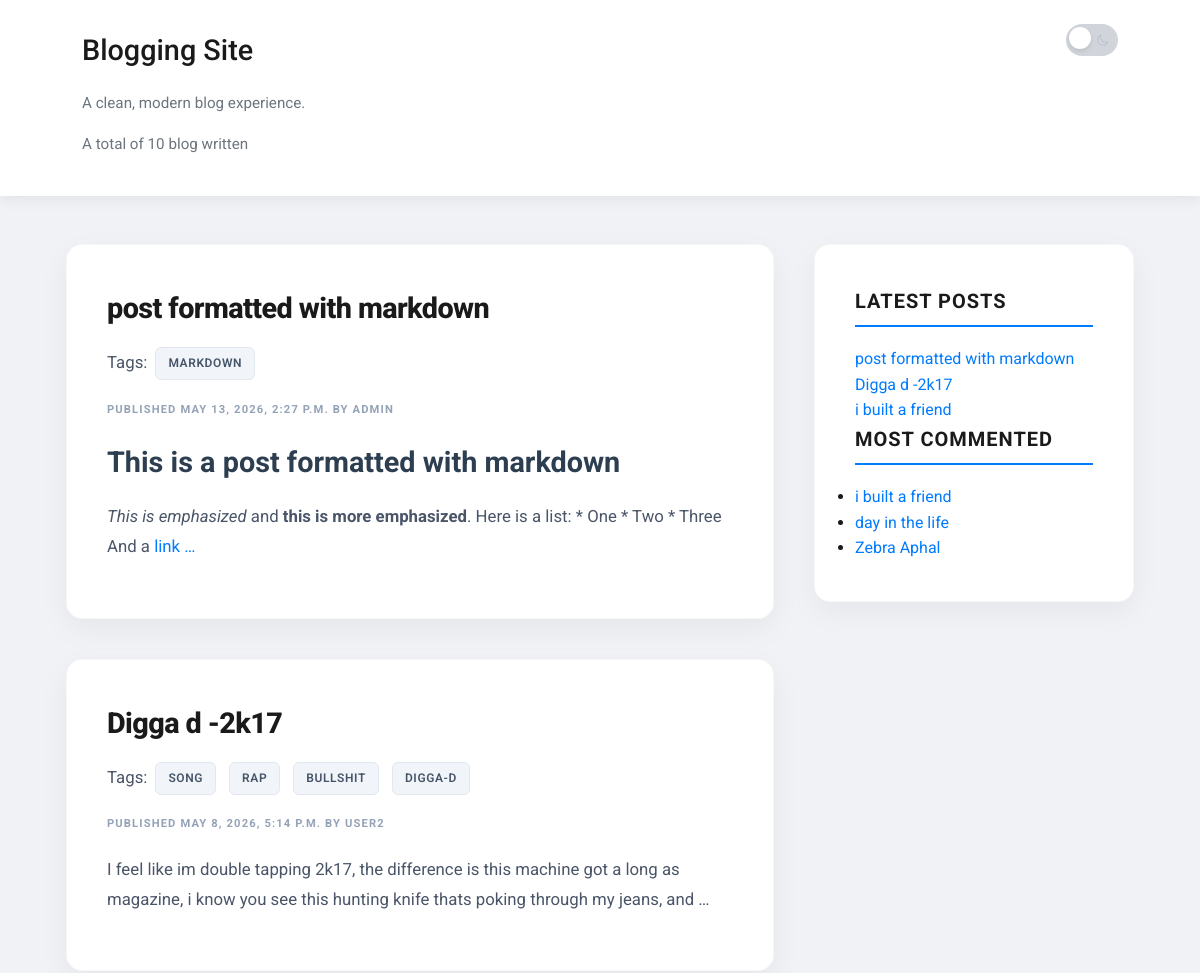
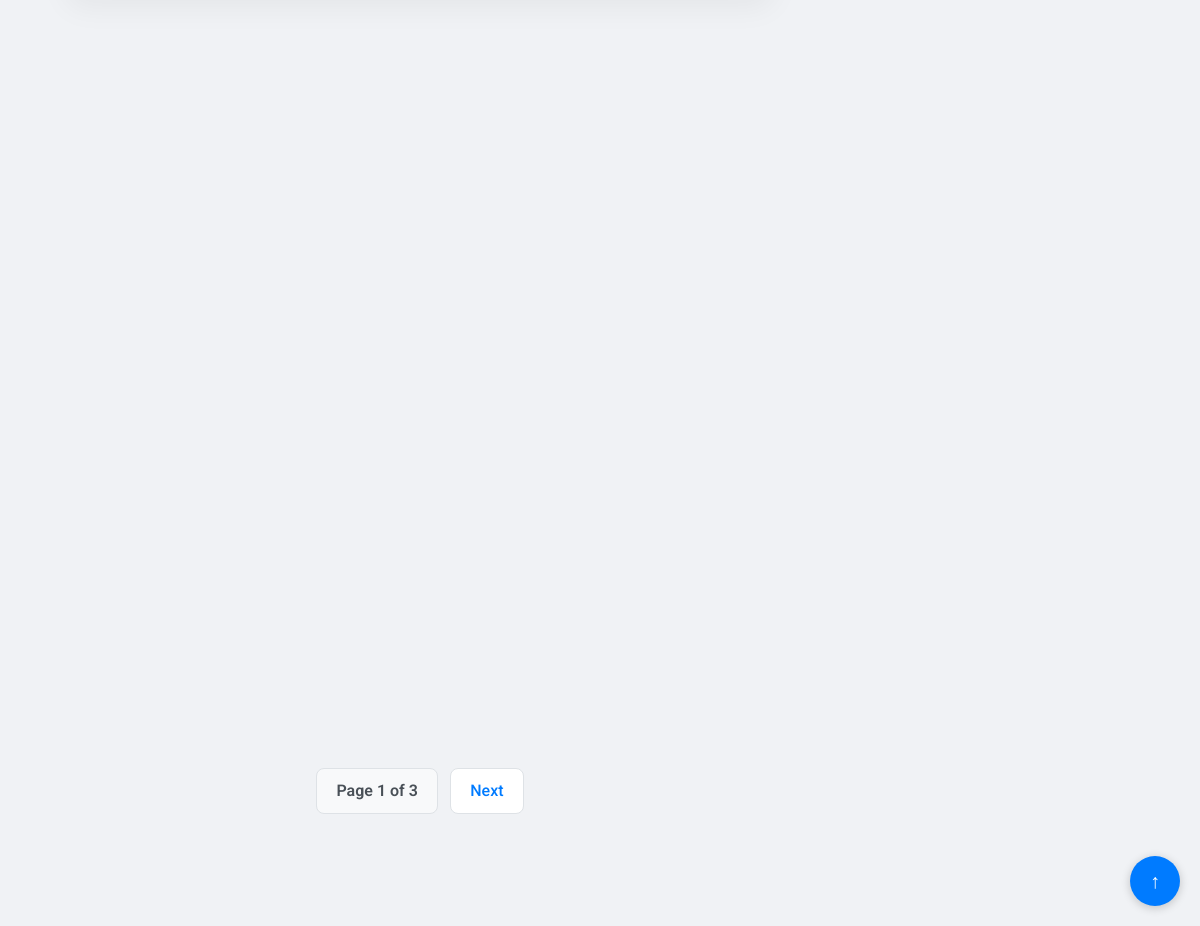
The page / on the database its author committed (2 pictures, top to bottom).
### blog/models.py (models this page shows, shortened)
class Post(models.Model):
    class Status(models.TextChoices):
        DRAFT = "DF", "Draft"
        PUBLISHED = "PB", "Published"
    title = models.CharField(max_length=250)
    slug = models.SlugField(max_length=250,unique_for_date="publish")
    author = models.ForeignKey(settings.AUTH_USER_MODEL,
                               on_delete=models.CASCADE,
                               related_name="blog_post"
                               )
    objects = models.Manager()
    published = PublishedManager()
    body = models.TextField()
    publish = models.DateTimeField(default=timezone.now)
    created = models.DateTimeField(auto_now_add=True)
    updated = models.DateTimeField(auto_now=True)
    tags = TaggableManager()
    status = models.CharField(
        max_length=2,
        choices=Status,
        default=Status.DRAFT
    )
    class Meta:
        ordering = ['-publish']
        indexes = [
            models.Index(fields=['-publish']),
        ]
    def get_absolute_url(self):
        return reverse("blog:post_detail", args=[self.publish.year,
                                                 self.publish.month,
                                                 self.publish.day,
                                                 self.slug])

### blog/views.py (the view)
# urls.py: urlpatterns= [path('',views.PostListView.as_view(),name="post_list"),
class PostListView(ListView):
    queryset = Post.published.all()
    context_object_name = 'posts'
    paginate_by = 4
    template_name = 'blog/post/list.html'
    def get_context_data(self, **kwargs):
        context= super().get_context_data(**kwargs)
        context['tag'] = self.tag
        return context
    def get_queryset(self):
        qs = super().get_queryset()
        tag_slug = self.kwargs.get('tag_slug')
        if tag_slug :
            self.tag = get_object_or_404(Tag,slug=tag_slug)
            return qs.filter(tags__in=[self.tag])
        self.tag=None
        return qs

### blog/models.py (called while the page is built)
    def get_queryset(self):
        return super().get_queryset().filter(status=Post.Status.PUBLISHED)

### blog/templatetags/blog_tags.py (called while the page is built)
@register.simple_tag
def total_post():
    return Post.published.count()

@register.inclusion_tag("blog/post/latest_posts.html")
def show_latest_posts(count=5):
    latest_post = Post.published.order_by('-publish')[:count]
    return {'latest_post':latest_post}

@register.simple_tag
def most_commented_posts(count=5):
    most_commented = Post.published.annotate(total_comments= Count('comments')).order_by('-total_comments')[:count]
    return most_commented

@register.filter(name="markdown")
def markdown_format(text):
    return mark_safe(markdown.markdown(text))

### blog/templates/blog/post/list.html (shortened to what this page needs)
{% extends "blog/base.html" %}
{%load blog_tags %}
{% block content %}
  {% for post in posts %}
    <div class="post-card">
      <h2>
        <a href="{{ post.get_absolute_url }}">{{ post.title }}</a>
      </h2>
      <p class="tags">
        Tags:
        {% for tag in post.tags.all %}
          <a href="{% url 'blog:post_list_by_tag' tag.slug %}">{{ tag.name }}</a>
        {% endfor %}
      </p>
      <p class="date">Published {{ post.publish }} by {{ post.author }}</p>
      {{ post.body|markdown|truncatewords_html:30 }}
    </div>
  {% endfor %}
  {% include "pagination.html" with page=page_obj %}
{% endblock %}

### blog/templates/blog/base.html (shortened to what this page needs)
{% load static %}
{% load blog_tags %}
<!doctype html>
<html lang="en">
  <head>
    <link href="https://googleapis.com" rel="stylesheet" />
    <link rel="stylesheet" href="{% static 'blog/css/blog.css' %}" />
  </head>
  <body>
    <header class="site-header">
      <div class="header-inner">
        <div class="brand">
          <h1><a href="/">Blogging Site</a></h1>
          <p class="tagline">A clean, modern blog experience.</p>
          <p class="tagline">A total of {% total_post %} blog written</p>
        </div>
        <div class="header-controls">
          <div class="theme-switch-wrapper">
            <label class="theme-switch" for="theme-checkbox">
              <div class="slider">
                <svg class="icon moon" xmlns="http://w3.org" fill="none" viewBox="0 0 24 24" stroke="currentColor">
                  <path stroke-linecap="round" stroke-linejoin="round" stroke-width="2" d="M20.354 15.354A9 9 0 018.646 3.646 9.003 9.003 0 0012 21a9.003 9.003 0 008.354-5.646z" />
                </svg>
              </div>
            </label>
          </div>
        </div>
      </div>
    </header>
    <main class="page-layout">
      <div id="content">
        {% block content %}{% endblock %}
      </div>
      <aside id="sidebar">
        <div class="sidebar-section">
            <h3>Latest Posts</h3>
            {% show_latest_posts 3 %}
        </div>
        <div class="sidebar-section">
            <h3>Most Commented</h3>
            {% most_commented_posts 3 as most_commented %}
            <ul>
              {% for post in most_commented %}
                <li>
                  <a href="{{ post.get_absolute_url }}">{{ post.title }}</a>
                </li>
              {% empty %}
                <li>No comments yet.</li>
              {% endfor %}
            </ul>
        </div>
      </aside>
    </main>
  </body>
</html>

### blog/templates/pagination.html (shortened to what this page needs)
<div class="pagination">
  <span class="step-links">
    <span class="current">
      Page {{ page.number }} of {{ page.paginator.num_pages }}
    </span>
    {% if page.has_next %}
    <a href="?page={{ page.next_page_number }}">Next</a>
    {% endif %}
  </span>
</div>

### blog/templates/blog/post/latest_posts.html
<ul style="list-style: none; padding: 0;">
    {% for post in latest_post %}
<li><a href="{{post.get_absolute_url}}">{{post.title}}</a></li>
    {% empty %}
    <li>No posts found</li>
    {% endfor %}
</ul>

### rows shown on the page
Post: title "post formatted with markdown", publish "MAY 13, 2026, 2:27 P.M.", author "ADMIN", body "This is a post formatted with markdown This is emphasized and this is more emphasized . Here is a list: * One * Two * Three And a link …"
Tag: name "MARKDOWN"
Post: title "Digga d -2k17", publish "MAY 8, 2026, 5:14 P.M.", author "USER2", body "I feel like im double tapping 2k17, the difference is this machine got a long as magazine, i know you see this hunting knife thats poking through my jeans, and …"
Tag: name "SONG"
Tag: name "RAP"
Tag: name "BULLSHIT"
Tag: name "DIGGA-D"
Post: title "i built a friend"
Post: title "day in the life"
Post: title "Zebra Aphal"

### other values the page prints
{{ page.number }} "1"
{{ page.paginator.num_pages }} "3"
